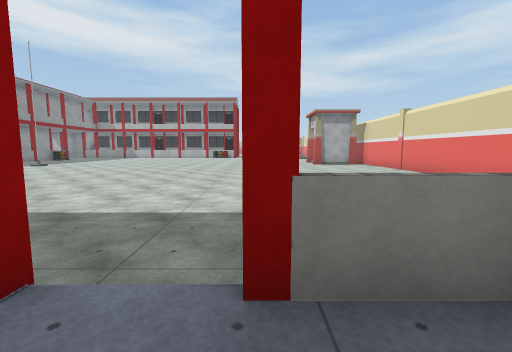
[1] (above)

20 first-person views from a walk through a scene from a Unity 3-D project. The camera is 1.2 m above the floor, tilts 6° down and sees 90° across. The floor is counted in squares, 2 m on a side. Each view is taken from the middle of a square. On the plan, view 1 faces up. The plan holds only what a view shows up to about 9 squares ahead; the rest is blank. The place goes on beyond the plan. Some surface patterns are stand-ins.

[2]
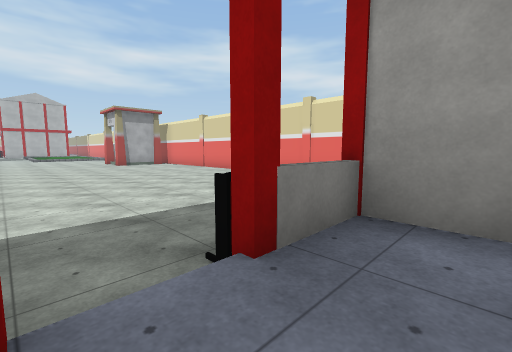

[3]
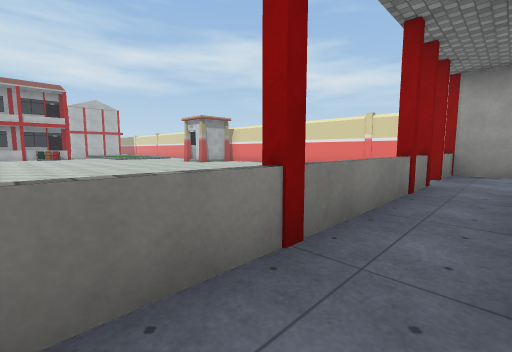

[4]
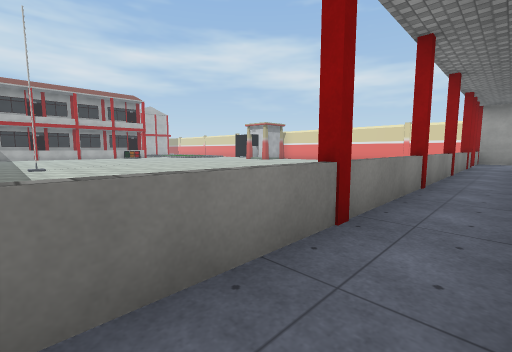

[5]
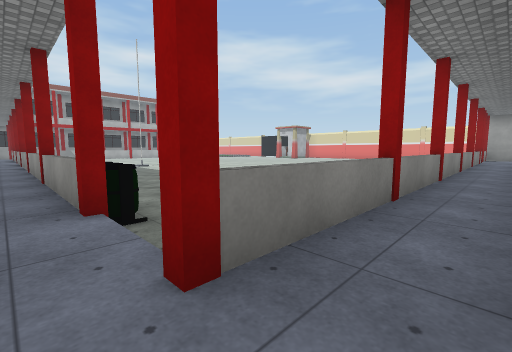

[6]
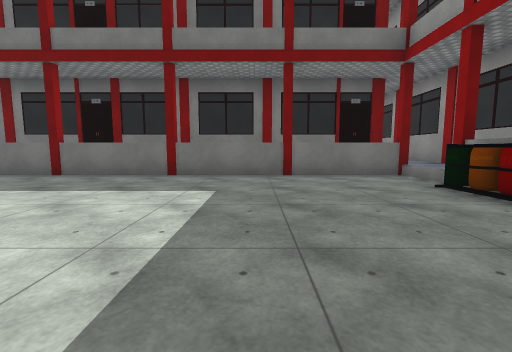

[7]
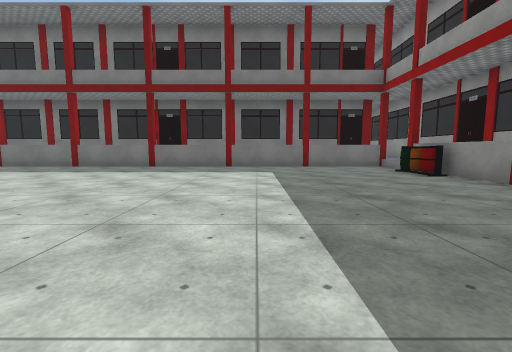

[8]
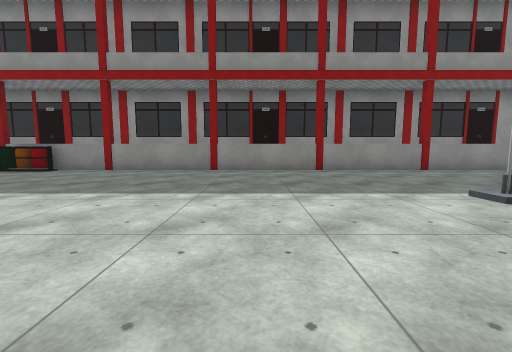

[9]
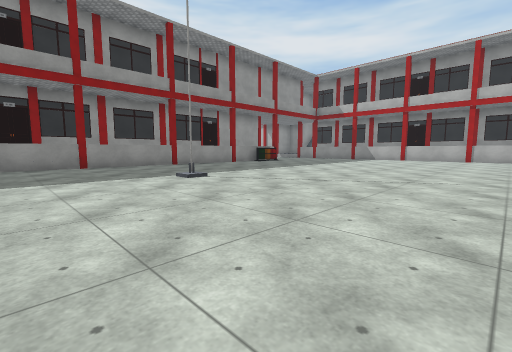

[10]
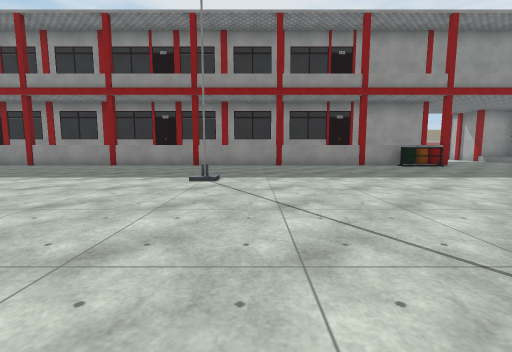

[11]
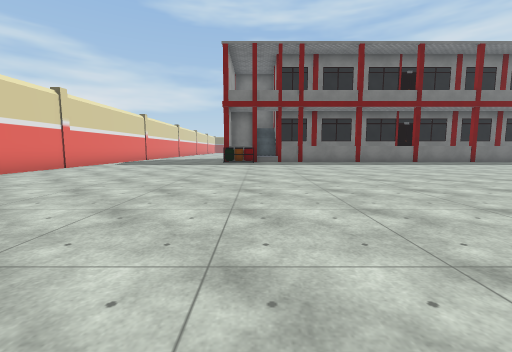

[12]
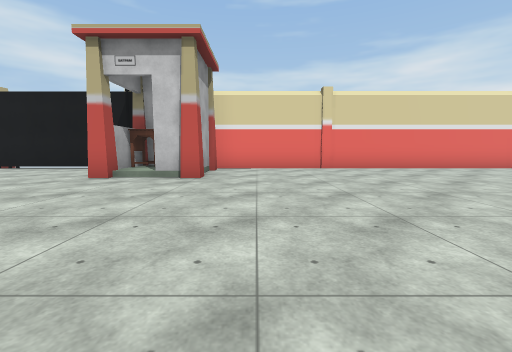

[13]
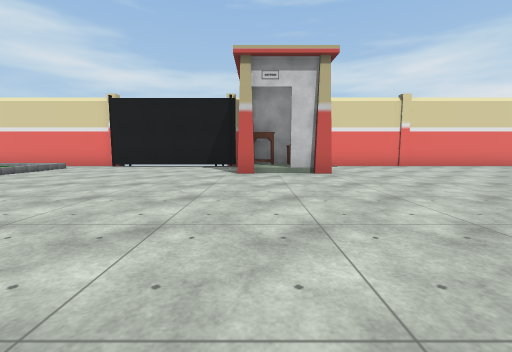

[14]
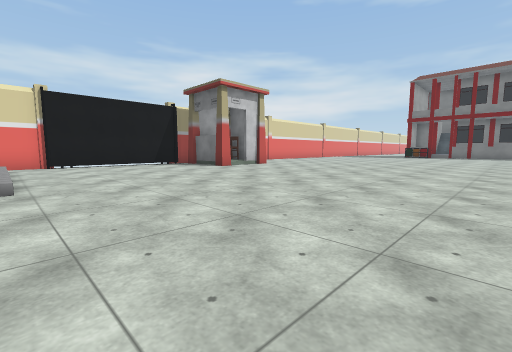

[15]
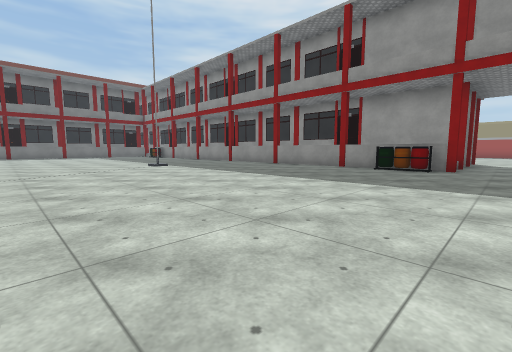

[16]
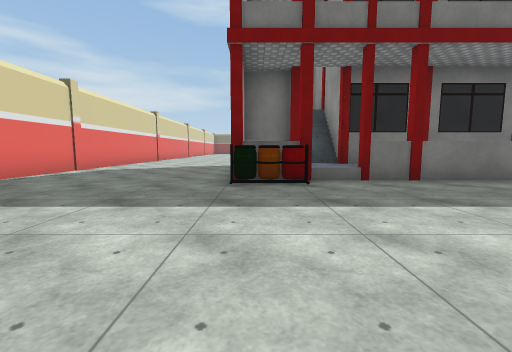

[17]
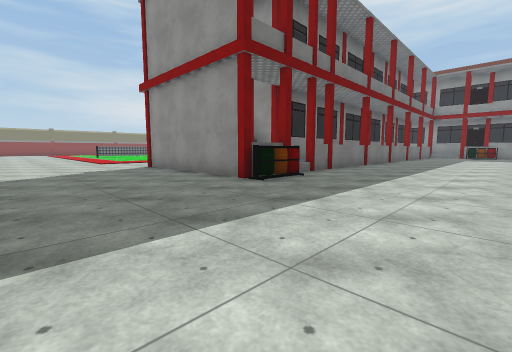

[18]
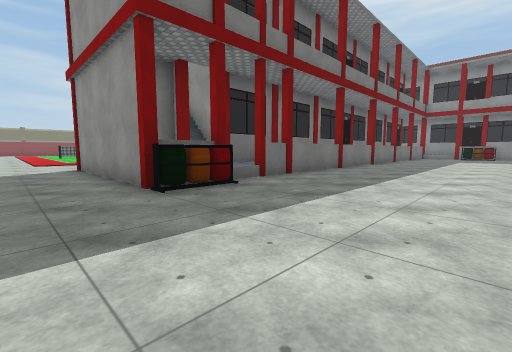

[19]
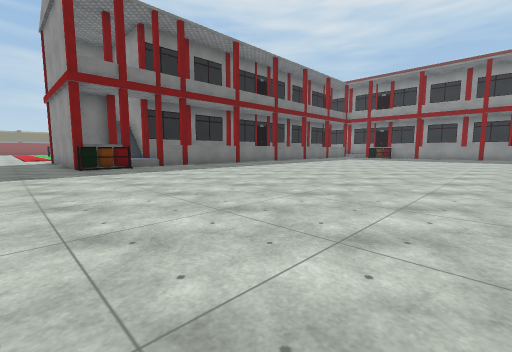

[20]
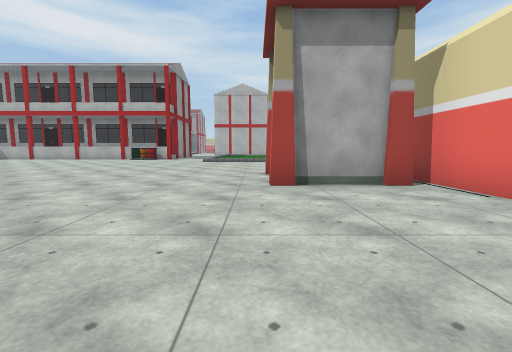

### Floor plan
Key: @ floor where view 1 was taken; # wall or solid block; x gap in a wall; . main floor; : floor 0.5 m higher than the main floor; / step, stairs or slope; = window, fence, low wall or low ledge; ^ raised ledge; O other object.
Columns run from 18 left of view 1 to 6 right of it. Each row starts with its distance up from view 1.
 22 ............. ...../////#
 21 ##//......... ..........#
 20  # ^......... ..........#
 19  # =....................#
 18  # =....................#
 17  # =......... ..........#
 16  # =......... ........OO#
 15  # #......... ........OO#
 14  # =......... ........O.#
 13  # =...#..... ..........#
 12  #:#......... ..........#
 11  #:=....................#
 10  #:=....................#
  9  #:#....................#
  8  #:=....................#
  7  #:=....................#
  6  #:#....................#
  5  #:=....................#
  4  #:^....................#
  3  #:#....................
  2  #:.....................
  1  #:==#==#====#==#x##....#
  0  #::::::::::::::::@#....#
 -1  # #################....#
 -2  #               ###....#
 -3                  ###....#
 -4                    #....
 -5                    .....
 -6                    .....
 -7                     ....

Positions as (right, up) in squares from view 1, and headings:
1: (0, 0), facing up
2: (-1, 0), facing up-right
3: (-6, 0), facing up-right
4: (-12, 0), facing up-right
5: (-16, 0), facing up-right
6: (-12, 7), facing down
7: (-11, 10), facing down
8: (-8, 10), facing left
9: (-6, 10), facing up-left
10: (-6, 14), facing left
11: (0, 13), facing down
12: (-2, 13), facing right
13: (-3, 16), facing right
14: (-4, 22), facing down-right
15: (-7, 22), facing down-left
16: (1, 6), facing down
17: (5, 5), facing down-left
18: (3, 5), facing down-left
19: (3, 10), facing down-left
20: (3, 10), facing up
